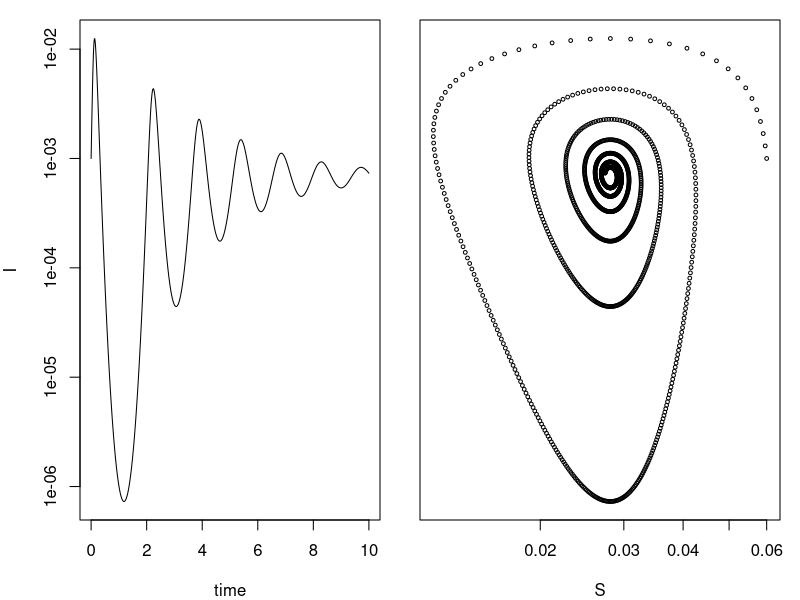
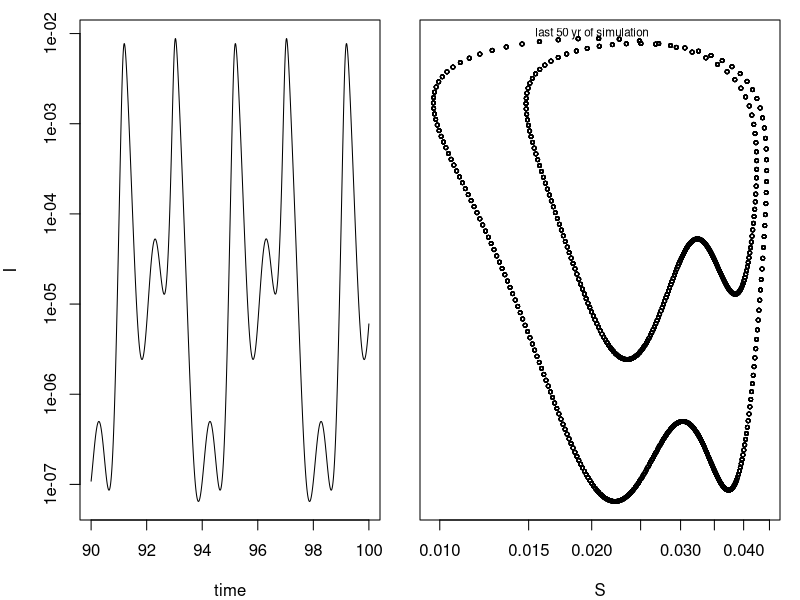
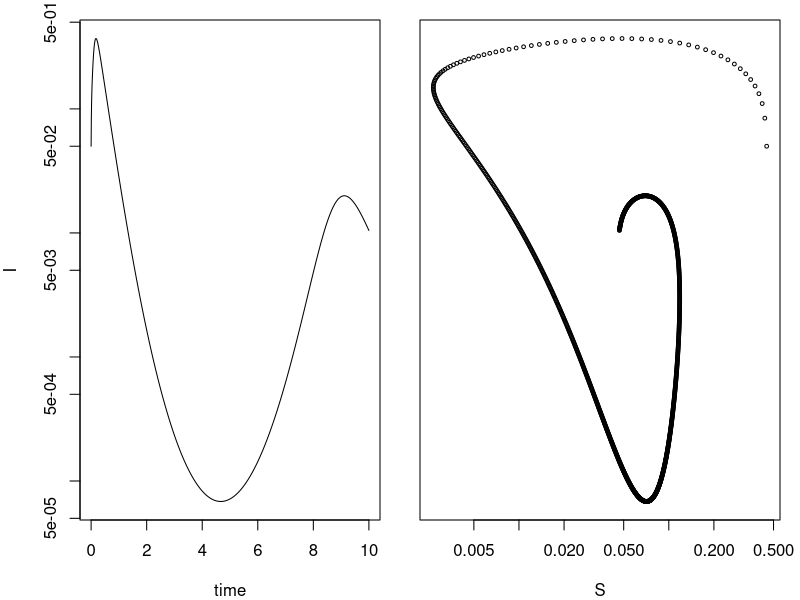

R code for these plots, in order:
## ---- chunk 1

require(deSolve)                          #deSolve library needed for this computing session

## ---- chunk 2

sir.model <- function (t, x, params) {    #here we begin a function with three arguments
  S <- x[1]                               #create local variable S, the first element of x
  I <- x[2]                               #create local variable I
  R <- x[3]                               #create local variable R
  with(                                   #we can simplify code using "with"
    as.list(params),                   #this argument to "with" lets us use the variable names
    {                                  #the system of rate equations
      dS <- mu*(1-S)-beta*S*I
      dI <- beta*S*I-(mu+gamma)*I
      dR <- gamma*I-mu*R
      dx <- c(dS,dI,dR)                #combine results into a single vector dx
      list(dx)                         #return result as a list
    }
  )
}

## ---- chunk 3

times <- seq(0,10,by=1/120)              #function seq returns a sequence
params <- c(mu=1/50,beta=1000,gamma=365/13) #function c "c"ombines values into a vector
xstart <- c(S=0.06,I=0.001,R=0.939)      #initial conditions

## ---- chunk 4

out <- as.data.frame(lsoda(xstart,times,sir.model,params))  #result stored in dataframe

## ---- chunk 5

op <- par(fig=c(0,0.5,0,1),mar=c(4,4,1,1))                  #set graphical parameters
plot(I~time,data=out,type='l',log='y')                      #plot the I variable as a line
par(fig=c(0.5,1,0,1),mar=c(4,1,1,1),new=T)                  #re-set graphical parameters
plot(I~S,data=out,type='p',log='xy',yaxt='n',xlab='S',cex=0.5)  #plot phase portrait
par(op)                                                     #re-set graphical parameters

## ---- chunk 6

seasonal.sir.model <- function (t, x, params) {  #function to return time-dependent rates
  with(
    as.list(c(x,params)),
    {
      beta <- beta0*(1+beta1*cos(2*pi*t))     #first determine time-dependent beta
      dS <- mu*(1-S)-beta*S*I                 #the system of rate equations
      dI <- beta*S*I-(mu+gamma)*I
      dR <- gamma*I-mu*R
      dx <- c(dS,dI,dR)                       #store result
      list(dx)                                #and return as a list
    }
  )
}

## ---- chunk 7

times <- seq(0,100,by=1/120)                     #times at which to obtain solution
params <- c(mu=1/50,beta0=1000,beta1=0.4,gamma=365/13)   #parameters
xstart <- c(S=0.06,I=0.001,R=0.939)              #initial conditions
out <- as.data.frame(lsoda(xstart,times,seasonal.sir.model,params,rtol=1e-12,hmax=1/120)) #solve
op <- par(fig=c(0,0.5,0,1),mar=c(4,4,1,1))       #set graphical parameters
plot(I~time,data=out,type='l',log='y',subset=time>=90) #plot
par(fig=c(0.5,1,0,1),mar=c(4,1,1,1),new=T)       #reset graphical parameters
plot(I~S,data=out,type='p',log='xy',subset=time>=50,yaxt='n',xlab='S',cex=0.5) #plot
text(0.02,1e-02,cex=0.7, "last 50 yr of simulation")  #annotate graph
par(op)                                          #reset graphical parameters

## ---- chunk 8

seir.model <- function (t, x, params) {    #here we begin a function with three arguments
  S <- x[1]                               #create local variable S, the first element of x
  E <- x[2]                               #create local variable E
  I <- x[3]                               #create local variable I
  R <- x[4]                               #create local variable R
  with(                                   #we can simplify code using "with"
    as.list(params),                   #this argument to "with" lets us use the variable names
    {                                  #the system of rate equations
      dS <- mu*(1-S)-beta*S*I
      dE <- beta*S*I-(sigma+mu)*E
      dI <- sigma*E-(mu+gamma)*I
      dR <- gamma*I-mu*R
      dx <- c(dS,dE,dI,dR)             #combine results into a single vector dx
      list(dx)                         #return result as a list
    }
  )
}

## ---- chunk 9

times <- seq(0,10,by=1/120)              #function seq returns a sequence
params <- c(mu=1/50,sigma=50,beta=50,gamma=365/104) #function c "c"ombines values into a vector
xstart <- c(S=0.45,E=0.10,I=0.050,R=0.400)      #initial conditions

## ---- chunk 10

out <- as.data.frame(lsoda(xstart,times,seir.model,params))  #result stored in dataframe

## ---- chunk 11

op <- par(fig=c(0,0.5,0,1),mar=c(4,4,1,1))                  #set graphical parameters
plot(I~time,data=out,type='l',log='y')                      #plot the I variable as a line
par(fig=c(0.5,1,0,1),mar=c(4,1,1,1),new=T)                  #re-set graphical parameters
plot(I~S,data=out,type='p',log='xy',yaxt='n',xlab='S',cex=0.5)  #plot phase portrait
par(op)                                                     #re-set graphical parameters
